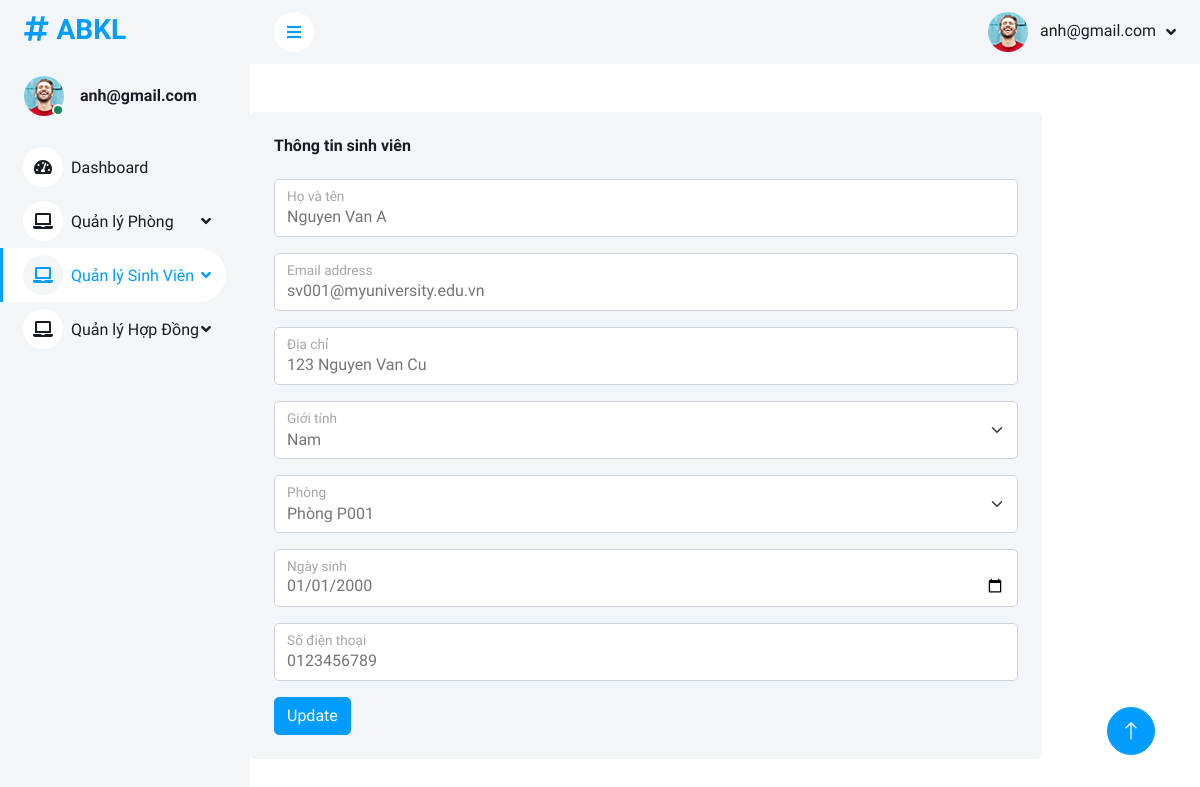
Page /sinhviens/17/ (signed in) on the earlier database version.
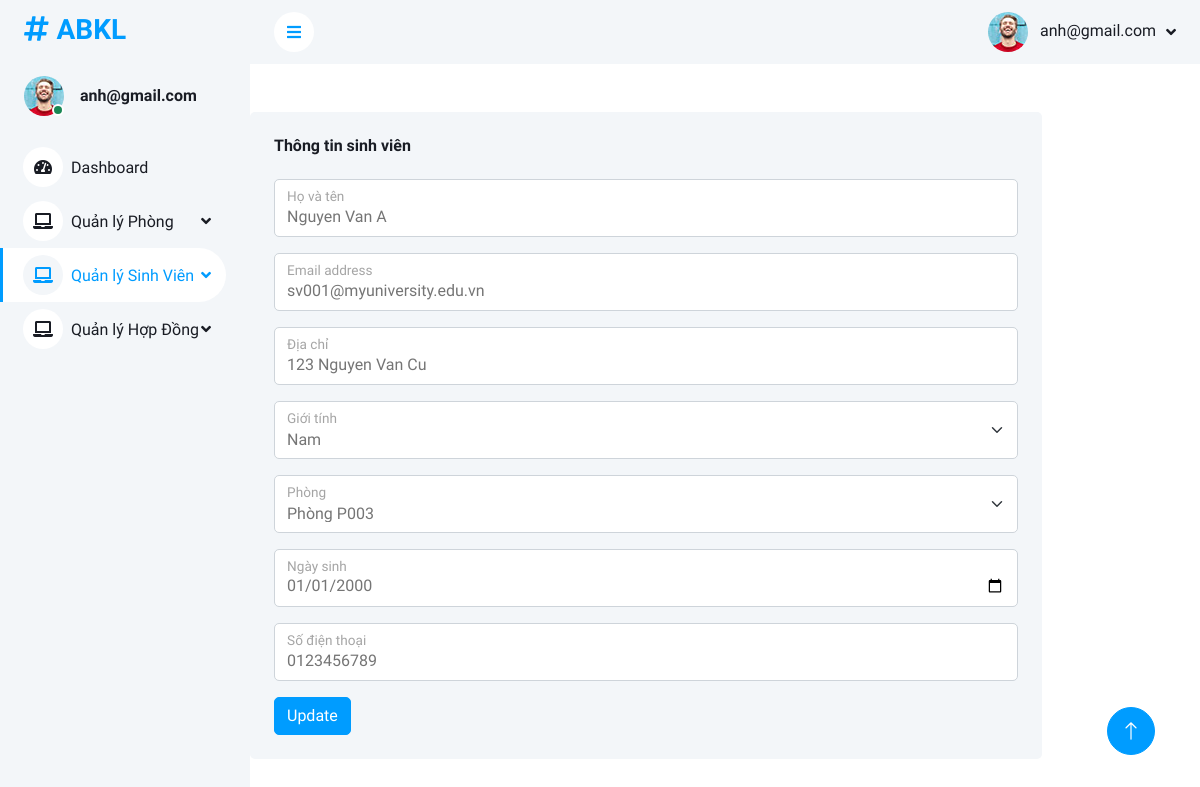
Same page on the later database version.
### main/models.py (models this page shows)
class SinhVien(models.Model):
    id = models.IntegerField(primary_key=True)
    MSSV = models.CharField(max_length=50)
    HoTen = models.CharField(max_length=50)
    GioiTinh = models.BooleanField()
    NgaySinh = models.DateField()
    DiaChi = models.CharField(max_length=255)
    Email = models.CharField(max_length=255)
    SoDienThoai = models.CharField(max_length=10)
    MaPhong = models.ForeignKey(Phong, on_delete=models.CASCADE)
    class Meta:
        db_table = 'SinhVien'

### main/views.py (the view, shortened to what this page needs)
# urls.py: path('sinhviens/<int:id>/', views.sinhvien_detail),
@login_required
def sinhvien_detail(request, id):
    if request.method == 'GET':
        phongs = Phong.objects.all()
        sinhvien = SinhVien.objects.filter(id=id)[0]
        sinhvien.NgaySinh = sinhvien.NgaySinh.strftime("%Y-%m-%d")
        context = {"sinhvien": sinhvien,
                    'phongs': phongs,
                    'choose': 'sinhvien'
                    }
        return render(request, 'sinhvien_detail.html', context)

### main/templates/sinhvien_detail.html (shortened to what this page needs)
{% load static %} {% include 'header.html' %}
<form action="/sinhviens/{{sinhvien.id}}/" method="post" class="col-sm-12 col-xl-10 mt-5">
    <div class="bg-light rounded h-100 p-4">
        <h6 class="mb-4">Thông tin sinh viên</h6>
        <div class="form-floating mb-3">
            <input type="text" class="form-control" value="{{sinhvien.HoTen}}" name="hoten" />
            <label for="floatingInput">Họ và tên</label>
        </div>
        <div class="form-floating mb-3">
            <input type="email" class="form-control" value="{{sinhvien.Email}}" name="email" />
            <label for="floatingInput">Email address</label>
        </div>
        <div class="form-floating mb-3">
            <input type="text" class="form-control" value="{{sinhvien.DiaChi}}" name="diachi" />
            <label for="floatingInput">Địa chỉ</label>
        </div>
        <div class="form-floating mb-3">
            <select class="form-select" name="gioitinh" aria-label="Giới tính">
                <option value="1">Nam</option>
            </select>
            <label for="floatingSelect">Giới tính</label>
        </div>
        <div class="form-floating mb-3">
            <select class="form-select" name="maphong" aria-label="Giới tính">
                {% for phong in phongs %}
                    <option value="{{phong.id}}"
                {% if sinhvien.MaPhong_id == phong.id %}
                     selected="selected"
                {%  endif %}
                     >Phòng {{phong.MaPhong}} </option>
                {% endfor%}
            </select>
            <label for="floatingSelect">Phòng</label>
        </div>
        <div class="form-floating mb-3">
            <input type="date" class="form-control" name="ngaysinh" value="{{sinhvien.NgaySinh}}" />
            <label for="floatingInput">Ngày sinh</label>
        </div>
        <div class="form-floating mb-3">
            <input
                type="text"
                class="form-control"
                name="sodienthoai"
                value="{{sinhvien.SoDienThoai}}"
            />
            <label for="floatingInput">Số điện thoại</label>
        </div>
        <button type="submit" class="btn btn-primary">Update</button>
    </div>
</form>
{% include 'footer.html' %}

Differences in the rows shown:
changed SinhVien "Nguyen Van A": maphong "Phòng P001" → "Phòng P003"
